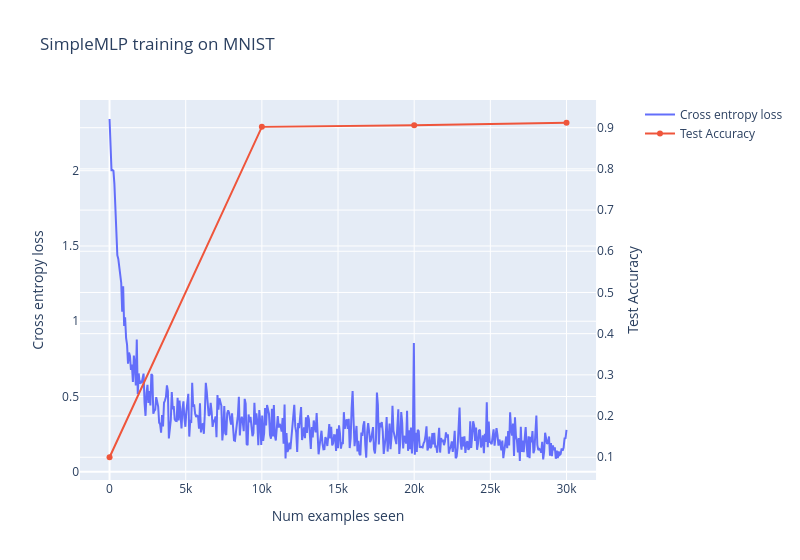

The code cell stored with this chart in its notebook:
### Code cell
@dataclass
class SimpleMLPTrainingArgs:
    """
    Defining this class implicitly creates an __init__ method, which sets arguments as below, e.g. self.batch_size=64.
    Any of these fields can also be overridden when you create an instance, e.g. SimpleMLPTrainingArgs(batch_size=128).
    """

    batch_size: int = 64
    epochs: int = 3
    learning_rate: float = 1e-3


def train(args: SimpleMLPTrainingArgs) -> tuple[list[float], list[float], SimpleMLP]:
    """
    Trains & returns the model, using training parameters from the `args` object. Returns the model, and loss list.
    """
    model = SimpleMLP().to(device)

    mnist_trainset, mnist_testset = get_mnist()
    mnist_trainloader = DataLoader(mnist_trainset, batch_size=args.batch_size, shuffle=True)
    mnist_testloader = DataLoader(mnist_testset, batch_size=args.batch_size)

    optimizer = t.optim.Adam(model.parameters(), lr=args.learning_rate)
    loss_list = []
    accuracy_list = []

    for epoch in range(args.epochs):
        pbar = tqdm(mnist_trainloader)

        for imgs, labels in pbar:
            # Move data to device, perform forward pass
            imgs, labels = imgs.to(device), labels.to(device)
            logits = model(imgs)

            # Calculate loss, perform backward pass
            loss = F.cross_entropy(logits, labels)
            loss.backward()
            optimizer.step()
            optimizer.zero_grad()

            # Update logs & progress bar
            loss_list.append(loss.item())
            pbar.set_postfix(epoch=f"{epoch+1}/{args.epochs}", loss=f"{loss:.3f}")
        
        
        with t.inference_mode():
            correct = 0
            total = 0
            for imgs, labels in tqdm(mnist_testloader):
                imgs, labels = imgs.to(device), labels.to(device)
                
                
                logits = model(imgs)

                max = t.argmax(logits, 1)
                agreement = t.eq(max, labels).type(t.float)
                correct += t.count_nonzero(agreement).item()
                total += agreement.shape[0]
            
            accuracy_list.append(correct/total)

    return loss_list, accuracy_list, model


args = SimpleMLPTrainingArgs()
loss_list, accuracy_list, model = train(args)

line(
    y=[loss_list, [0.1] + accuracy_list],  # we start by assuming a uniform accuracy of 10%
    use_secondary_yaxis=True,
    x_max=args.epochs * len(mnist_trainset),
    labels={"x": "Num examples seen", "y1": "Cross entropy loss", "y2": "Test Accuracy"},
    title="SimpleMLP training on MNIST",
    width=800,
)

### Figure 1 — Plotly figure (JSON) as saved in the notebook; plotly's stock layout.template omitted (floating-point values rounded to 4 significant figures; data arrays with more than 128 entries replaced by an {"elided": "..."} marker saying what was removed)
{"data": [{"name": "Cross entropy loss", "type": "scatter", "x": {"elided": "471 float values"}, "xaxis": "x", "y": {"elided": "471 float values"}, "yaxis": "y"}, {"name": "Test Accuracy", "type": "scatter", "x": [0, 10000, 20000, 30000], "xaxis": "x", "y": [0.1, 0.902, 0.906, 0.912], "yaxis": "y2"}], "layout": {"hovermode": "x unified", "title": {"text": "SimpleMLP training on MNIST"}, "width": 800, "xaxis": {"anchor": "y", "domain": [0, 0.94], "title": {"text": "Num examples seen"}}, "yaxis": {"anchor": "x", "domain": [0, 1], "title": {"text": "Cross entropy loss"}}, "yaxis2": {"anchor": "x", "overlaying": "y", "side": "right", "title": {"text": "Test Accuracy"}}}}
